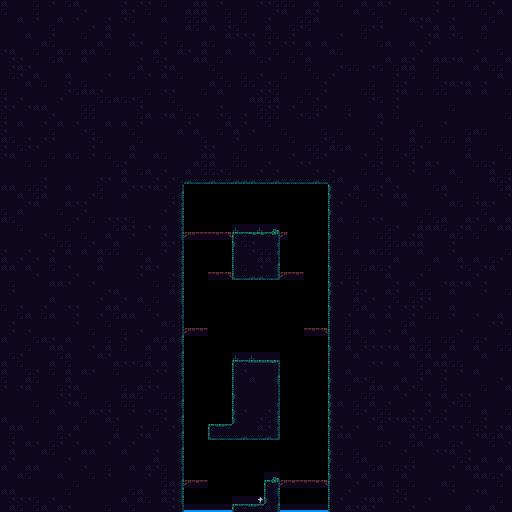

Below is a game level as drawn by its tile map, then a one-line description and the .tmx that defines it (tile-layer data replaced by summaries):
An orthogonal 64x64 tile map with 8x8 px tiles, 2 tile layers (Background, Walls) and 3 objects (2x south, item).

<map version="1.10" tiledversion="1.11.0" orientation="orthogonal" renderorder="right-down" width="64" height="64" tilewidth="8" tileheight="8" infinite="0" nextlayerid="7" nextobjectid="20">
 <tileset firstgid="1" name="tiles" tilewidth="8" tileheight="8" tilecount="504" columns="24">
  <image source="../Tilesets/tiles.png" width="192" height="168" />
  <tile id="50" probability="0.3" />
  <tile id="51" probability="0.3" />
  <tile id="52" probability="0.3" />
  <tile id="65">
   <properties>
    <property name="nez:isOneWayPlatform" value="true" />
   </properties>
  </tile>
  <tile id="66">
   <properties>
    <property name="nez:isOneWayPlatform" value="true" />
   </properties>
  </tile>
  <tile id="67">
   <properties>
    <property name="nez:isOneWayPlatform" value="true" />
   </properties>
  </tile>
  <tile id="68">
   <properties>
    <property name="nez:isOneWayPlatform" value="true" />
   </properties>
  </tile>
  <tile id="69">
   <properties>
    <property name="nez:isOneWayPlatform" value="true" />
   </properties>
  </tile>
  <wangsets>
   <wangset name="Mixed Set" type="mixed" tile="-1">
    <wangcolor name="Dirt" color="#ff0000" tile="-1" probability="1" />
    <wangtile tileid="25" wangid="1,1,0,0,0,1,1,1" />
    <wangtile tileid="26" wangid="1,1,0,0,0,0,0,1" />
    <wangtile tileid="27" wangid="1,1,0,0,0,0,0,1" />
    <wangtile tileid="28" wangid="1,1,0,0,0,0,0,1" />
    <wangtile tileid="29" wangid="1,1,1,1,0,0,0,1" />
    <wangtile tileid="49" wangid="0,0,0,0,0,1,1,1" />
    <wangtile tileid="53" wangid="0,1,1,1,0,0,0,0" />
    <wangtile tileid="73" wangid="0,0,0,0,0,1,1,1" />
    <wangtile tileid="77" wangid="0,1,1,1,0,0,0,0" />
    <wangtile tileid="97" wangid="0,0,0,0,0,1,1,1" />
    <wangtile tileid="101" wangid="0,1,1,1,0,0,0,0" />
    <wangtile tileid="121" wangid="0,0,0,1,1,1,1,1" />
    <wangtile tileid="122" wangid="0,0,0,1,1,1,0,0" />
    <wangtile tileid="123" wangid="0,0,0,1,1,1,0,0" />
    <wangtile tileid="124" wangid="0,0,0,1,1,1,0,0" />
    <wangtile tileid="125" wangid="0,1,1,1,1,1,0,0" />
   </wangset>
  </wangsets>
 </tileset>
 <layer id="2" name="Background" width="64" height="64">
  <data>[4096 cells, 30 non-empty, 6 distinct tile ids]</data>
 </layer>
 <layer id="1" name="Walls" width="64" height="64">
  <data>[4096 cells, 3500 non-empty, 30 distinct tile ids]</data>
 </layer>
 <objectgroup color="#00ff00" id="3" name="SpawnPoints">
  <object id="1" name="south" x="248" y="496">
   <point />
  </object>
  <object id="5" name="item" x="256" y="224">
   <point />
  </object>
 </objectgroup>
 <objectgroup color="#0055ff" id="5" name="Teleporters">
  <object id="16" name="south" x="184" y="509.829" width="48" height="2.17071" />
 </objectgroup>
 <objectgroup color="#ff0000" id="6" name="DangerZones" />
</map>
